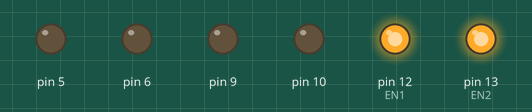
This sketch was run on a simulated Arduino Uno, built with avr-gcc and run on an emulated ATmega328P. On the bench: output pins drawn as LEDs (lit = HIGH).

Above: at 0.1 s.
Timing chart, 0 to 1.6 s (numbered marks = the images above):
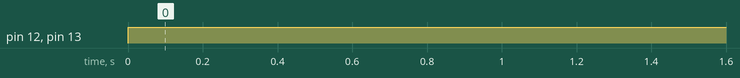

Measured:
- by itself, pin 12 (EN1), pin 13 (EN2): LOW → HIGH at 0.00 s

The sketch:

sketch_mar08a.ino
```cpp
int EN1= 12 ;
int EN2= 13 ;
void setup() {
  pinMode (EN1,OUTPUT) ;
  pinMode (EN2,OUTPUT) ;
  pinMode (5, OUTPUT) ;
  pinMode (6, OUTPUT) ;
  pinMode (9, OUTPUT) ;
  pinMode (10, OUTPUT) ;
}
void forward ()
{
  analogWrite (5,1) ;
   analogWrite (6,0) ;
   analogWrite (9,0) ;
   analogWrite (10,1) ;

  }
  void backward ()
  {
   digitalWrite (5,0) ;
   digitalWrite (6,1) ;
   digitalWrite (9,1) ;
   digitalWrite (10,0) ;

    }
    void left ()
    {
   digitalWrite (5,1) ;
   digitalWrite (6,0) ;
   digitalWrite (9,1) ;
   digitalWrite (10,0) ;

      }
      void right ()
      {
   digitalWrite (5,0) ;
   digitalWrite (6,1) ;
   digitalWrite (9,0) ;
   digitalWrite (10,1) ;

        }
        void stop1 ()
        {
   digitalWrite (5,0) ;
   digitalWrite (6,0) ;
   digitalWrite (9,0) ;
   digitalWrite (10,0) ;

          }
void loop() {
  digitalWrite(EN1,HIGH) ;
  digitalWrite(EN2,HIGH) ;
  forward;
  delay (200) ;
  stop1 ;
  delay (200) ;
  left ;
  delay (200);
  forward ;
  delay (200) ;
  right ;
  delay (200) ;
  backward ;
  delay (200) ;

}
```
